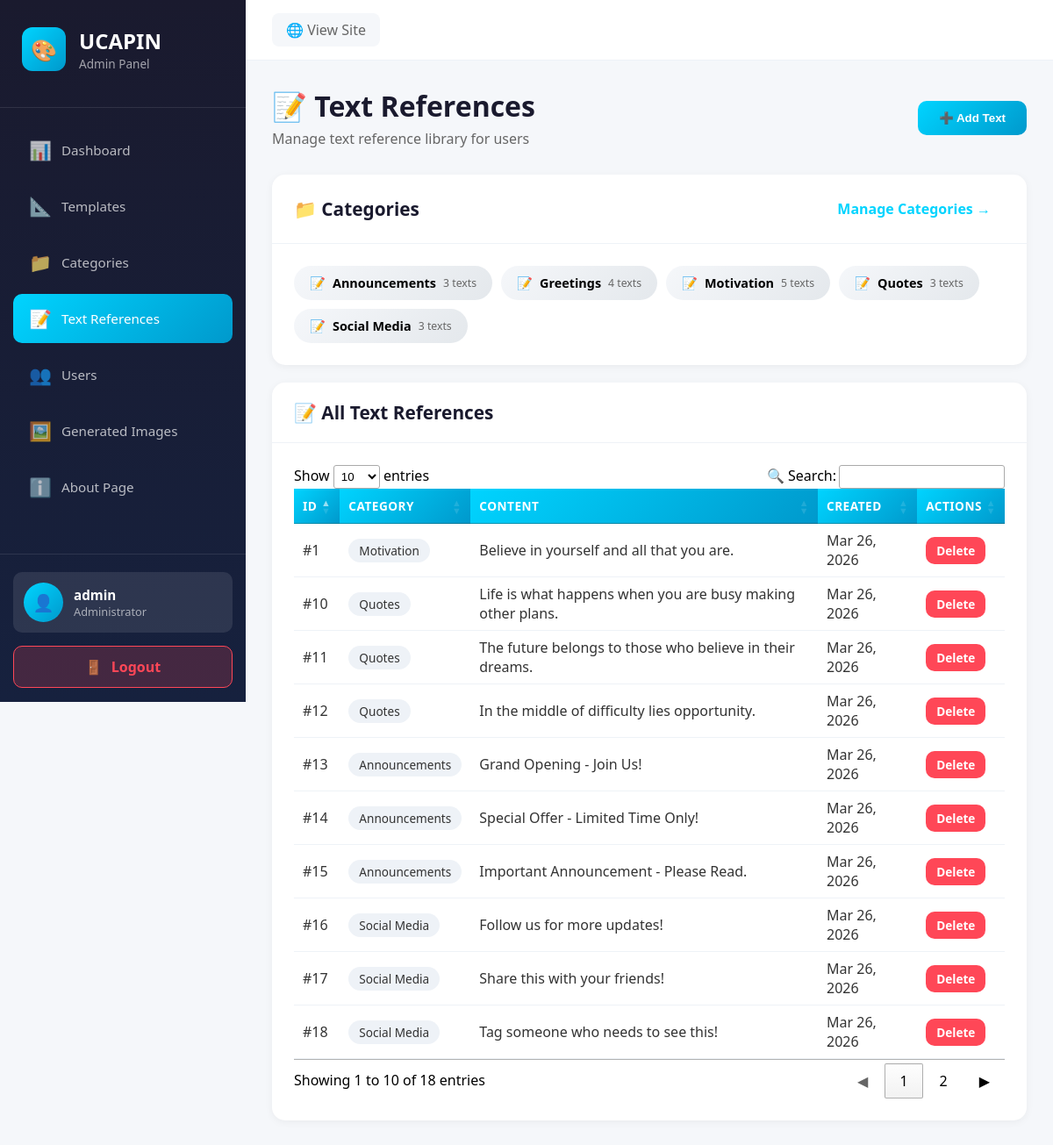
The app's page /admin/texts.php (signed in) with its own data.
### tables this page shows
CREATE TABLE `categories` (
  `id` INT AUTO_INCREMENT PRIMARY KEY,
  `name` VARCHAR(100) NOT NULL,
  `created_at` TIMESTAMP DEFAULT CURRENT_TIMESTAMP,
  INDEX `idx_name` (`name`)
);

CREATE TABLE `text_references` (
  `id` INT AUTO_INCREMENT PRIMARY KEY,
  `category_id` INT,
  `content` TEXT NOT NULL,
  `created_at` TIMESTAMP DEFAULT CURRENT_TIMESTAMP,
  FOREIGN KEY (`category_id`) REFERENCES `categories`(`id`) ON DELETE SET NULL,
  INDEX `idx_category_id` (`category_id`)
);

### public/admin/texts.php (the view, shortened to what this page needs)
<?php
require_once 'includes/header.php';
$texts = $db->query("
    SELECT t.*, c.name as category_name
    FROM text_references t
    LEFT JOIN categories c ON t.category_id = c.id
    ORDER BY t.created_at DESC
")->fetchAll();
?>
<div class="main-content">
    <div class="page-header">
        <div>
            <h1>📝 Text References</h1>
            <p>Manage text reference library for users</p>
        </div>
        <button class="btn btn-primary" onclick="openModal('addTextModal')">
            ➕ Add Text
        </button>
    </div>
    <div class="card" style="margin-bottom: 20px;">
        <div class="card-header">
            <h2>📁 Categories</h2>
            <a href="categories.php" class="btn-link">Manage Categories →</a>
        </div>
        <div class="card-body">
            <div style="display: flex; flex-wrap: wrap; gap: 10px;">
                <?php
                $catStats = $db->query("
                    SELECT c.*, COUNT(t.id) as text_count
                    FROM categories c
                    LEFT JOIN text_references t ON c.id = t.category_id
                    GROUP BY c.id
                    ORDER BY c.name
                ")->fetchAll();
                ?>
                <?php foreach ($catStats as $cat): ?>
                <span style="background: linear-gradient(135deg, #f5f7fa 0%, #e4e8ec 100%); padding: 10px 18px; border-radius: 20px; display: inline-flex; align-items: center; gap: 8px; font-size: 0.9em;">
                    <span>📝</span>
                    <strong><?= htmlspecialchars($cat['name']) ?></strong>
                    <span style="color: #666; font-size: 0.85em;"><?= $cat['text_count'] ?> texts</span>
                </span>
                <?php endforeach; ?>
            </div>
        </div>
    </div>
    <div class="card">
        <div class="card-header">
            <h2>📝 All Text References</h2>
        </div>
        <div class="card-body">
            <table class="data-table">
                <thead>
                    <tr>
                        <th>ID</th>
                        <th>Category</th>
                        <th>Content</th>
                        <th>Created</th>
                        <th>Actions</th>
                    </tr>
                </thead>
                <tbody>
                    <?php foreach ($texts as $text): ?>
                    <tr>
                        <td>#<?= $text['id'] ?></td>
                        <td><span style="background: #eef2f7; padding: 4px 12px; border-radius: 15px; font-size: 0.85em;"><?= htmlspecialchars($text['category_name'] ?? 'N/A') ?></span></td>
                        <td><?= htmlspecialchars($text['content']) ?></td>
                        <td><?= date('M d, Y', strtotime($text['created_at'])) ?></td>
                        <td>
                            <a href="?delete=<?= $text['id'] ?>" class="btn btn-small btn-danger" onclick="return confirm('Delete this text?')">Delete</a>
                        </td>
                    </tr>
                    <?php endforeach; ?>
                </tbody>
            </table>
        </div>
    </div>
</div>
<?php require_once 'includes/footer.php'; ?>

### public/admin/includes/header.php (style rules this page uses)
* { margin: 0; padding: 0; box-sizing: border-box; }
body { font-family: 'Segoe UI', Tahoma, Geneva, Verdana, sans-serif; background: #f5f7fa; }
.main-content { padding: 30px; }
.page-header { display: flex; justify-content: space-between; align-items: center; margin-bottom: 30px; flex-wrap: wrap; gap: 15px; }
.page-header h1 { color: #1a1a2e; font-size: 2em; margin-bottom: 5px; }
.page-header p { color: #666; font-size: 1em; }
.btn { padding: 12px 24px; border-radius: 10px; font-weight: 600; cursor: pointer; transition: all 0.3s; border: none; display: inline-flex; align-items: center; justify-content: center; gap: 8px; text-align: center; text-decoration: none; }
.btn-primary { background: linear-gradient(135deg, #00d4ff 0%, #0099cc 100%); color: #fff; }
.btn-danger { background: #ff4757; color: #fff; }
.btn-small { padding: 6px 12px; font-size: 0.85em; }
.btn-link { color: #00d4ff; text-decoration: none; font-weight: 600; background: none; border: none; cursor: pointer; padding: 8px 16px; }
.card { background: #fff; border-radius: 15px; box-shadow: 0 2px 10px rgba(0, 0, 0, 0.05); overflow: hidden; margin-bottom: 20px; }
.card-header { padding: 20px 25px; border-bottom: 1px solid #eef2f7; display: flex; justify-content: space-between; align-items: center; }
.card-header h2 { font-size: 1.3em; color: #1a1a2e; }
.card-body { padding: 25px; }
.data-table { width: 100%; border-collapse: collapse; }
.data-table thead th { background: linear-gradient(135deg, #00d4ff 0%, #0099cc 100%); color: #fff; padding: 15px; text-align: left; font-weight: 600; text-transform: uppercase; letter-spacing: 0.5px; font-size: 0.85em; }
.data-table tbody td { padding: 15px; border-bottom: 1px solid #eef2f7; color: #333; }

### records on screen
categories: name "Announcements", text_count "3"
categories: name "Greetings", text_count "4"
categories: name "Motivation", text_count "5"
categories: name "Quotes", text_count "3"
categories: name "Social Media", text_count "3"
text_references: id "1", category.name "Motivation", content "Believe in yourself and all that you are.", created_at "Mar 26, 2026"
text_references: id "10", category.name "Quotes", content "Life is what happens when you are busy making other plans.", created_at "Mar 26, 2026"
text_references: id "11", category.name "Quotes", content "The future belongs to those who believe in their dreams.", created_at "Mar 26, 2026"
text_references: id "12", category.name "Quotes", content "In the middle of difficulty lies opportunity.", created_at "Mar 26, 2026"
text_references: id "13", category.name "Announcements", content "Grand Opening - Join Us!", created_at "Mar 26, 2026"
text_references: id "14", category.name "Announcements", content "Special Offer - Limited Time Only!", created_at "Mar 26, 2026"
text_references: id "15", category.name "Announcements", content "Important Announcement - Please Read.", created_at "Mar 26, 2026"
text_references: id "16", category.name "Social Media", content "Follow us for more updates!", created_at "Mar 26, 2026"
text_references: id "17", category.name "Social Media", content "Share this with your friends!", created_at "Mar 26, 2026"
text_references: id "18", category.name "Social Media", content "Tag someone who needs to see this!", created_at "Mar 26, 2026"

### other values on screen
$item['icon'] "📊"
$item['label'] "Dashboard"
$item['icon'] "📐"
$item['label'] "Templates"
$item['icon'] "📁"
$item['label'] "Categories"
$item['icon'] "📝"
$item['label'] "Text References"
$item['icon'] "👥"
$item['label'] "Users"
$item['icon'] "🖼️"
$item['label'] "Generated Images"
$item['icon'] "ℹ️"
$item['label'] "About Page"
getAdminUsername() "admin"
